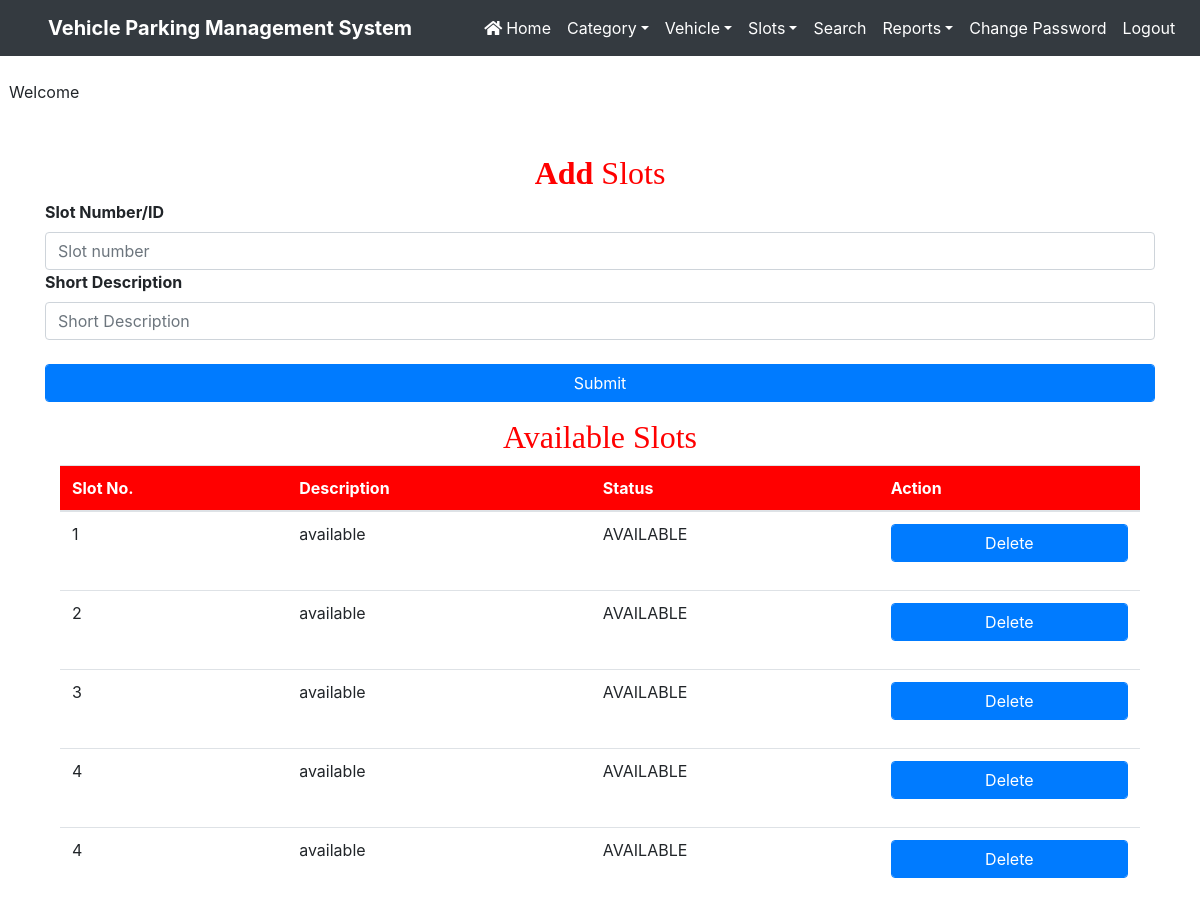
The app's page /manage_slots, older data.
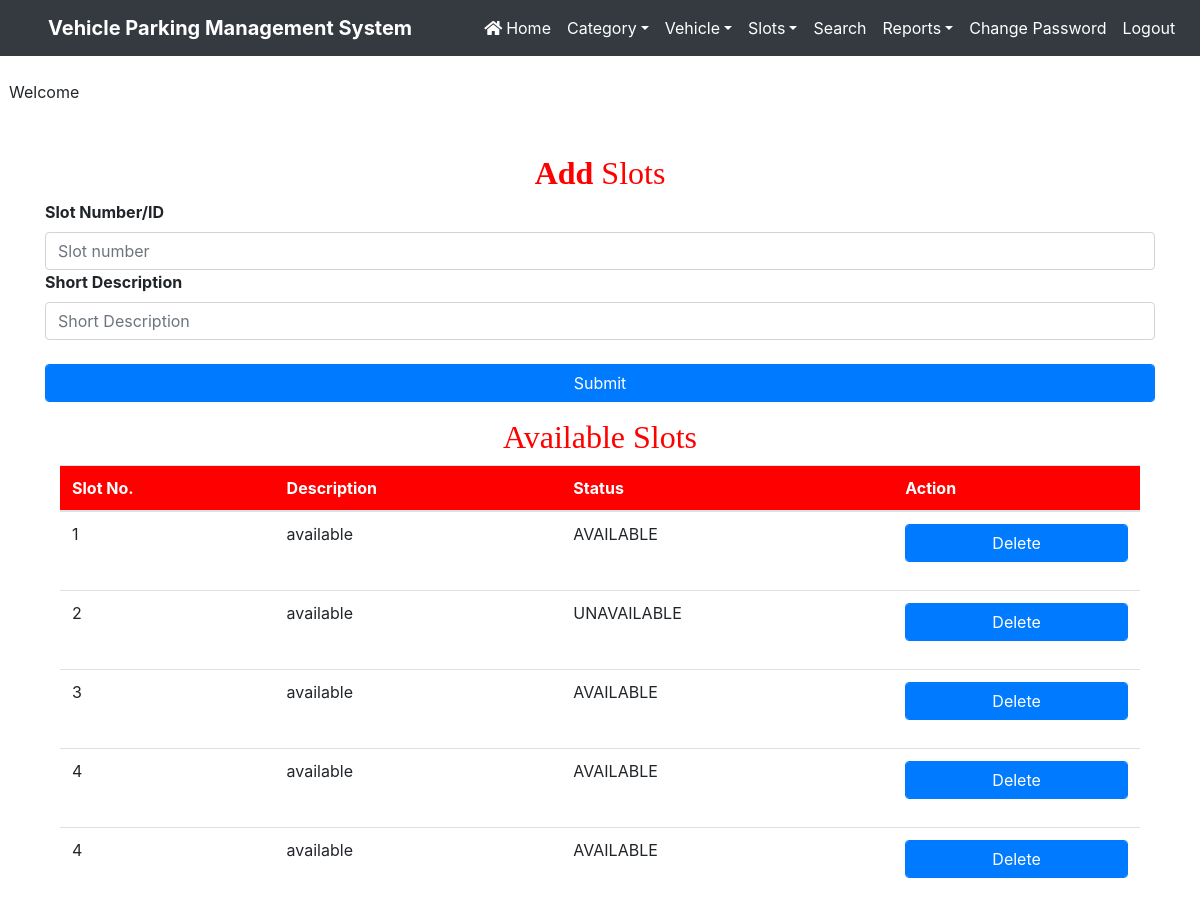
The same page, newer data.
### vehicle/models.py (models this page shows, shortened)
class Slot(models.Model):
    status = models.CharField(max_length=20)
    slot = models.CharField(max_length=20)
    desc = models.CharField(max_length=20)

### vehicle/views.py (the view)
# urls.py: path('manage_slots',manage_slots,name='manage_slots'),
def manage_slots(request):
    slots = Slot.objects.all()
    d = {'slots':slots}
    return render(request, 'manage_slots.html', d)

### vehicle/templates/manage_slots.html (shortened to what this page needs)
{% load static %}
<html>
<head>
{% include 'headeradmin.html' %}
</head>
<body>
{% include 'nav2admin.html' %}
<br> &nbsp;&nbsp;Welcome <b style = 'text-transform : capitalize ; color : blue'>{{request.user.username}}</b>
<div class="container" style = "margin-top:50px">
<h2 class="text-center" style = "font-family : Monotype Corsiva ; color : red"><strong>Add</strong> Slots</h2>
<div class="form-group">
    <form method = POST action="/parking_slot" enctype = "multipart/form-data">
        <label ><b>Slot Number/ID</b></label>
        <input type="text" name="slot" placeholder="Slot number" class="form-control" required="">
        <label  ><b>Short Description</b></label>
        <input type="text"  name="desc" placeholder="Short Description" class="form-control"  required="">
        <br>
        <input type = submit name = submit value = "Submit" class="btn btn-primary form-control" >
    </form>
</div>
<div class="container" style = "margin-top:10px">
    <h2 class="text-center" style = "font-family : Monotype Corsiva ; color : red">Available Slots</h2>
    <table class='table table-hover' id = example>
      <thead style = 'background-color : red ; color : white'>
        <tr>
          <th>Slot No.</th>
          <th>Description</th>
          <th>Status</th>
          <th>Action</th>
        </tr>
      </thead>
      <tbody>
        {% for i in slots %}
        <tr>
          <td>{{i.slot}}</td>
          <td>{{i.desc}}</td>
          <td>{{i.status}}</td>
          <td>
            <form method = POST action="/parking_slot/delete" enctype = "multipart/form-data">
              <button type = submit name = submit value = "Submit" class="btn btn-primary form-control" >Delete</button>
            </form>
          </td>
        </tr>
        {% endfor %}
      </tbody>
    </table>
  </div>
</div>
</body>
</html>

Row changes from the older to the newer data that the page shows:
changed Slot: status "AVAILABLE" → "UNAVAILABLE"
